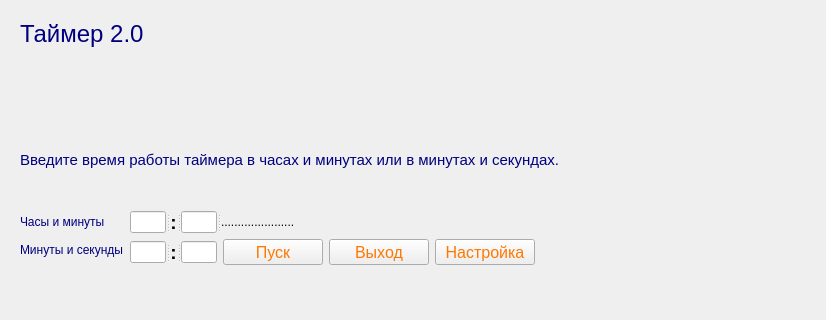
<?xml version="1.0" encoding="UTF-8"?>
<ui version="4.0">
 <class>Timer2</class>
 <widget class="QMainWindow" name="Timer2">
  <property name="geometry">
   <rect>
    <x>0</x>
    <y>0</y>
    <width>765</width>
    <height>320</height>
   </rect>
  </property>
  <property name="windowTitle">
   <string>MainWindow</string>
  </property>
  <widget class="QWidget" name="centralwidget">
   <layout class="QVBoxLayout" name="verticalLayout">
    <property name="leftMargin">
     <number>20</number>
    </property>
    <property name="topMargin">
     <number>20</number>
    </property>
    <property name="rightMargin">
     <number>20</number>
    </property>
    <property name="bottomMargin">
     <number>20</number>
    </property>
    <item>
     <layout class="QFormLayout" name="formLayout_2">
      <item row="0" column="0">
       <widget class="QLabel" name="label">
        <property name="palette">
         <palette>
          <active>
           <colorrole role="WindowText">
            <brush brushstyle="SolidPattern">
             <color alpha="255">
              <red>0</red>
              <green>0</green>
              <blue>127</blue>
             </color>
            </brush>
           </colorrole>
           <colorrole role="Text">
            <brush brushstyle="SolidPattern">
             <color alpha="255">
              <red>0</red>
              <green>0</green>
              <blue>0</blue>
             </color>
            </brush>
           </colorrole>
          </active>
          <inactive>
           <colorrole role="WindowText">
            <brush brushstyle="SolidPattern">
             <color alpha="255">
              <red>0</red>
              <green>0</green>
              <blue>127</blue>
             </color>
            </brush>
           </colorrole>
           <colorrole role="Text">
            <brush brushstyle="SolidPattern">
             <color alpha="255">
              <red>0</red>
              <green>0</green>
              <blue>0</blue>
             </color>
            </brush>
           </colorrole>
          </inactive>
          <disabled>
           <colorrole role="WindowText">
            <brush brushstyle="SolidPattern">
             <color alpha="255">
              <red>120</red>
              <green>120</green>
              <blue>120</blue>
             </color>
            </brush>
           </colorrole>
           <colorrole role="Text">
            <brush brushstyle="SolidPattern">
             <color alpha="255">
              <red>120</red>
              <green>120</green>
              <blue>120</blue>
             </color>
            </brush>
           </colorrole>
          </disabled>
         </palette>
        </property>
        <property name="font">
         <font>
          <pointsize>18</pointsize>
         </font>
        </property>
        <property name="text">
         <string>Таймер 2.0             </string>
        </property>
       </widget>
      </item>
      <item row="0" column="1">
       <widget class="QLabel" name="label_7">
        <property name="sizePolicy">
         <sizepolicy hsizetype="Fixed" vsizetype="Fixed">
          <horstretch>0</horstretch>
          <verstretch>0</verstretch>
         </sizepolicy>
        </property>
        <property name="maximumSize">
         <size>
          <width>200</width>
          <height>200</height>
         </size>
        </property>
        <property name="text">
         <string/>
        </property>
        <property name="pixmap">
         <pixmap>images/2250.jpg</pixmap>
        </property>
        <property name="scaledContents">
         <bool>true</bool>
        </property>
       </widget>
      </item>
     </layout>
    </item>
    <item>
     <widget class="QLabel" name="label_2">
      <property name="maximumSize">
       <size>
        <width>1000</width>
        <height>16777215</height>
       </size>
      </property>
      <property name="palette">
       <palette>
        <active>
         <colorrole role="WindowText">
          <brush brushstyle="SolidPattern">
           <color alpha="255">
            <red>0</red>
            <green>0</green>
            <blue>127</blue>
           </color>
          </brush>
         </colorrole>
         <colorrole role="Text">
          <brush brushstyle="SolidPattern">
           <color alpha="255">
            <red>0</red>
            <green>0</green>
            <blue>0</blue>
           </color>
          </brush>
         </colorrole>
        </active>
        <inactive>
         <colorrole role="WindowText">
          <brush brushstyle="SolidPattern">
           <color alpha="255">
            <red>0</red>
            <green>0</green>
            <blue>127</blue>
           </color>
          </brush>
         </colorrole>
         <colorrole role="Text">
          <brush brushstyle="SolidPattern">
           <color alpha="255">
            <red>0</red>
            <green>0</green>
            <blue>0</blue>
           </color>
          </brush>
         </colorrole>
        </inactive>
        <disabled>
         <colorrole role="WindowText">
          <brush brushstyle="SolidPattern">
           <color alpha="255">
            <red>120</red>
            <green>120</green>
            <blue>120</blue>
           </color>
          </brush>
         </colorrole>
         <colorrole role="Text">
          <brush brushstyle="SolidPattern">
           <color alpha="255">
            <red>120</red>
            <green>120</green>
            <blue>120</blue>
           </color>
          </brush>
         </colorrole>
        </disabled>
       </palette>
      </property>
      <property name="font">
       <font>
        <pointsize>11</pointsize>
       </font>
      </property>
      <property name="text">
       <string>Введите время работы таймера в часах и минутах или в минутах и секундах.</string>
      </property>
     </widget>
    </item>
    <item>
     <layout class="QFormLayout" name="formLayout">
      <item row="0" column="0">
       <widget class="QLabel" name="label_3">
        <property name="minimumSize">
         <size>
          <width>69</width>
          <height>22</height>
         </size>
        </property>
        <property name="maximumSize">
         <size>
          <width>120</width>
          <height>22</height>
         </size>
        </property>
        <property name="palette">
         <palette>
          <active>
           <colorrole role="WindowText">
            <brush brushstyle="SolidPattern">
             <color alpha="255">
              <red>0</red>
              <green>0</green>
              <blue>127</blue>
             </color>
            </brush>
           </colorrole>
           <colorrole role="Text">
            <brush brushstyle="SolidPattern">
             <color alpha="255">
              <red>0</red>
              <green>0</green>
              <blue>0</blue>
             </color>
            </brush>
           </colorrole>
          </active>
          <inactive>
           <colorrole role="WindowText">
            <brush brushstyle="SolidPattern">
             <color alpha="255">
              <red>0</red>
              <green>0</green>
              <blue>127</blue>
             </color>
            </brush>
           </colorrole>
           <colorrole role="Text">
            <brush brushstyle="SolidPattern">
             <color alpha="255">
              <red>0</red>
              <green>0</green>
              <blue>0</blue>
             </color>
            </brush>
           </colorrole>
          </inactive>
          <disabled>
           <colorrole role="WindowText">
            <brush brushstyle="SolidPattern">
             <color alpha="255">
              <red>120</red>
              <green>120</green>
              <blue>120</blue>
             </color>
            </brush>
           </colorrole>
           <colorrole role="Text">
            <brush brushstyle="SolidPattern">
             <color alpha="255">
              <red>120</red>
              <green>120</green>
              <blue>120</blue>
             </color>
            </brush>
           </colorrole>
          </disabled>
         </palette>
        </property>
        <property name="text">
         <string>Часы и минуты</string>
        </property>
       </widget>
      </item>
      <item row="0" column="1">
       <widget class="QSplitter" name="splitter">
        <property name="orientation">
         <enum>Qt::Horizontal</enum>
        </property>
        <widget class="QLineEdit" name="lineEdit_HM_H">
         <property name="sizePolicy">
          <sizepolicy hsizetype="Fixed" vsizetype="Fixed">
           <horstretch>0</horstretch>
           <verstretch>0</verstretch>
          </sizepolicy>
         </property>
         <property name="minimumSize">
          <size>
           <width>24</width>
           <height>22</height>
          </size>
         </property>
         <property name="maximumSize">
          <size>
           <width>36</width>
           <height>22</height>
          </size>
         </property>
         <property name="palette">
          <palette>
           <active>
            <colorrole role="WindowText">
             <brush brushstyle="SolidPattern">
              <color alpha="255">
               <red>0</red>
               <green>0</green>
               <blue>0</blue>
              </color>
             </brush>
            </colorrole>
            <colorrole role="Text">
             <brush brushstyle="SolidPattern">
              <color alpha="255">
               <red>0</red>
               <green>255</green>
               <blue>0</blue>
              </color>
             </brush>
            </colorrole>
           </active>
           <inactive>
            <colorrole role="WindowText">
             <brush brushstyle="SolidPattern">
              <color alpha="255">
               <red>0</red>
               <green>0</green>
               <blue>0</blue>
              </color>
             </brush>
            </colorrole>
            <colorrole role="Text">
             <brush brushstyle="SolidPattern">
              <color alpha="255">
               <red>0</red>
               <green>255</green>
               <blue>0</blue>
              </color>
             </brush>
            </colorrole>
           </inactive>
           <disabled>
            <colorrole role="WindowText">
             <brush brushstyle="SolidPattern">
              <color alpha="255">
               <red>120</red>
               <green>120</green>
               <blue>120</blue>
              </color>
             </brush>
            </colorrole>
            <colorrole role="Text">
             <brush brushstyle="SolidPattern">
              <color alpha="255">
               <red>120</red>
               <green>120</green>
               <blue>120</blue>
              </color>
             </brush>
            </colorrole>
           </disabled>
          </palette>
         </property>
         <property name="font">
          <font>
           <pointsize>14</pointsize>
           <weight>50</weight>
           <bold>false</bold>
          </font>
         </property>
         <property name="toolTip">
          <string>Введите часы (0-23) или нажмите Tab</string>
         </property>
        </widget>
        <widget class="QLabel" name="label_4">
         <property name="sizePolicy">
          <sizepolicy hsizetype="Fixed" vsizetype="Fixed">
           <horstretch>0</horstretch>
           <verstretch>0</verstretch>
          </sizepolicy>
         </property>
         <property name="minimumSize">
          <size>
           <width>7</width>
           <height>22</height>
          </size>
         </property>
         <property name="maximumSize">
          <size>
           <width>7</width>
           <height>22</height>
          </size>
         </property>
         <property name="palette">
          <palette>
           <active>
            <colorrole role="WindowText">
             <brush brushstyle="SolidPattern">
              <color alpha="255">
               <red>0</red>
               <green>0</green>
               <blue>0</blue>
              </color>
             </brush>
            </colorrole>
            <colorrole role="Text">
             <brush brushstyle="SolidPattern">
              <color alpha="255">
               <red>0</red>
               <green>255</green>
               <blue>0</blue>
              </color>
             </brush>
            </colorrole>
           </active>
           <inactive>
            <colorrole role="WindowText">
             <brush brushstyle="SolidPattern">
              <color alpha="255">
               <red>0</red>
               <green>0</green>
               <blue>0</blue>
              </color>
             </brush>
            </colorrole>
            <colorrole role="Text">
             <brush brushstyle="SolidPattern">
              <color alpha="255">
               <red>0</red>
               <green>255</green>
               <blue>0</blue>
              </color>
             </brush>
            </colorrole>
           </inactive>
           <disabled>
            <colorrole role="WindowText">
             <brush brushstyle="SolidPattern">
              <color alpha="255">
               <red>120</red>
               <green>120</green>
               <blue>120</blue>
              </color>
             </brush>
            </colorrole>
            <colorrole role="Text">
             <brush brushstyle="SolidPattern">
              <color alpha="255">
               <red>120</red>
               <green>120</green>
               <blue>120</blue>
              </color>
             </brush>
            </colorrole>
           </disabled>
          </palette>
         </property>
         <property name="font">
          <font>
           <pointsize>14</pointsize>
           <weight>75</weight>
           <bold>true</bold>
          </font>
         </property>
         <property name="text">
          <string>:</string>
         </property>
         <property name="alignment">
          <set>Qt::AlignCenter</set>
         </property>
        </widget>
        <widget class="QLineEdit" name="lineEdit_HM_M">
         <property name="sizePolicy">
          <sizepolicy hsizetype="Fixed" vsizetype="Fixed">
           <horstretch>0</horstretch>
           <verstretch>0</verstretch>
          </sizepolicy>
         </property>
         <property name="minimumSize">
          <size>
           <width>24</width>
           <height>22</height>
          </size>
         </property>
         <property name="maximumSize">
          <size>
           <width>36</width>
           <height>22</height>
          </size>
         </property>
         <property name="palette">
          <palette>
           <active>
            <colorrole role="WindowText">
             <brush brushstyle="SolidPattern">
              <color alpha="255">
               <red>0</red>
               <green>0</green>
               <blue>0</blue>
              </color>
             </brush>
            </colorrole>
            <colorrole role="Text">
             <brush brushstyle="SolidPattern">
              <color alpha="255">
               <red>0</red>
               <green>255</green>
               <blue>0</blue>
              </color>
             </brush>
            </colorrole>
           </active>
           <inactive>
            <colorrole role="WindowText">
             <brush brushstyle="SolidPattern">
              <color alpha="255">
               <red>0</red>
               <green>0</green>
               <blue>0</blue>
              </color>
             </brush>
            </colorrole>
            <colorrole role="Text">
             <brush brushstyle="SolidPattern">
              <color alpha="255">
               <red>0</red>
               <green>255</green>
               <blue>0</blue>
              </color>
             </brush>
            </colorrole>
           </inactive>
           <disabled>
            <colorrole role="WindowText">
             <brush brushstyle="SolidPattern">
              <color alpha="255">
               <red>120</red>
               <green>120</green>
               <blue>120</blue>
              </color>
             </brush>
            </colorrole>
            <colorrole role="Text">
             <brush brushstyle="SolidPattern">
              <color alpha="255">
               <red>120</red>
               <green>120</green>
               <blue>120</blue>
              </color>
             </brush>
            </colorrole>
           </disabled>
          </palette>
         </property>
         <property name="font">
          <font>
           <pointsize>14</pointsize>
           <weight>75</weight>
           <bold>true</bold>
          </font>
         </property>
         <property name="toolTip">
          <string>Введите минуты (0-59)</string>
         </property>
        </widget>
        <widget class="QLabel" name="lblSec">
         <property name="text">
          <string>......................</string>
         </property>
        </widget>
       </widget>
      </item>
      <item row="1" column="0">
       <widget class="QLabel" name="label_6">
        <property name="sizePolicy">
         <sizepolicy hsizetype="Fixed" vsizetype="Fixed">
          <horstretch>0</horstretch>
          <verstretch>0</verstretch>
         </sizepolicy>
        </property>
        <property name="minimumSize">
         <size>
          <width>69</width>
          <height>22</height>
         </size>
        </property>
        <property name="maximumSize">
         <size>
          <width>120</width>
          <height>22</height>
         </size>
        </property>
        <property name="palette">
         <palette>
          <active>
           <colorrole role="WindowText">
            <brush brushstyle="SolidPattern">
             <color alpha="255">
              <red>0</red>
              <green>0</green>
              <blue>127</blue>
             </color>
            </brush>
           </colorrole>
           <colorrole role="Text">
            <brush brushstyle="SolidPattern">
             <color alpha="255">
              <red>0</red>
              <green>0</green>
              <blue>0</blue>
             </color>
            </brush>
           </colorrole>
          </active>
          <inactive>
           <colorrole role="WindowText">
            <brush brushstyle="SolidPattern">
             <color alpha="255">
              <red>0</red>
              <green>0</green>
              <blue>127</blue>
             </color>
            </brush>
           </colorrole>
           <colorrole role="Text">
            <brush brushstyle="SolidPattern">
             <color alpha="255">
              <red>0</red>
              <green>0</green>
              <blue>0</blue>
             </color>
            </brush>
           </colorrole>
          </inactive>
          <disabled>
           <colorrole role="WindowText">
            <brush brushstyle="SolidPattern">
             <color alpha="255">
              <red>120</red>
              <green>120</green>
              <blue>120</blue>
             </color>
            </brush>
           </colorrole>
           <colorrole role="Text">
            <brush brushstyle="SolidPattern">
             <color alpha="255">
              <red>120</red>
              <green>120</green>
              <blue>120</blue>
             </color>
            </brush>
           </colorrole>
          </disabled>
         </palette>
        </property>
        <property name="text">
         <string>Минуты и секунды</string>
        </property>
       </widget>
      </item>
      <item row="1" column="1">
       <layout class="QHBoxLayout" name="horizontalLayout">
        <item>
         <widget class="QSplitter" name="splitter_2">
          <property name="sizePolicy">
           <sizepolicy hsizetype="Fixed" vsizetype="Fixed">
            <horstretch>0</horstretch>
            <verstretch>0</verstretch>
           </sizepolicy>
          </property>
          <property name="orientation">
           <enum>Qt::Horizontal</enum>
          </property>
          <widget class="QLineEdit" name="lineEdit_MS_M">
           <property name="sizePolicy">
            <sizepolicy hsizetype="Fixed" vsizetype="Fixed">
             <horstretch>0</horstretch>
             <verstretch>0</verstretch>
            </sizepolicy>
           </property>
           <property name="maximumSize">
            <size>
             <width>36</width>
             <height>22</height>
            </size>
           </property>
           <property name="palette">
            <palette>
             <active>
              <colorrole role="WindowText">
               <brush brushstyle="SolidPattern">
                <color alpha="255">
                 <red>0</red>
                 <green>0</green>
                 <blue>0</blue>
                </color>
               </brush>
              </colorrole>
              <colorrole role="Text">
               <brush brushstyle="SolidPattern">
                <color alpha="255">
                 <red>0</red>
                 <green>255</green>
                 <blue>0</blue>
                </color>
               </brush>
              </colorrole>
             </active>
             <inactive>
              <colorrole role="WindowText">
               <brush brushstyle="SolidPattern">
                <color alpha="255">
                 <red>0</red>
                 <green>0</green>
                 <blue>0</blue>
                </color>
               </brush>
              </colorrole>
              <colorrole role="Text">
               <brush brushstyle="SolidPattern">
                <color alpha="255">
                 <red>0</red>
                 <green>255</green>
                 <blue>0</blue>
                </color>
               </brush>
              </colorrole>
             </inactive>
             <disabled>
              <colorrole role="WindowText">
               <brush brushstyle="SolidPattern">
                <color alpha="255">
                 <red>120</red>
                 <green>120</green>
                 <blue>120</blue>
                </color>
               </brush>
              </colorrole>
              <colorrole role="Text">
               <brush brushstyle="SolidPattern">
                <color alpha="255">
                 <red>120</red>
                 <green>120</green>
                 <blue>120</blue>
                </color>
               </brush>
              </colorrole>
             </disabled>
            </palette>
           </property>
           <property name="font">
            <font>
             <pointsize>14</pointsize>
             <weight>75</weight>
             <bold>true</bold>
            </font>
           </property>
           <property name="toolTip">
            <string>Введите минуты (0-59) или нажмите Tab</string>
           </property>
          </widget>
          <widget class="QLabel" name="label_5">
           <property name="sizePolicy">
            <sizepolicy hsizetype="Fixed" vsizetype="Fixed">
             <horstretch>0</horstretch>
             <verstretch>0</verstretch>
            </sizepolicy>
           </property>
           <property name="maximumSize">
            <size>
             <width>7</width>
             <height>22</height>
            </size>
           </property>
           <property name="palette">
            <palette>
             <active>
              <colorrole role="WindowText">
               <brush brushstyle="SolidPattern">
                <color alpha="255">
                 <red>0</red>
                 <green>0</green>
                 <blue>0</blue>
                </color>
               </brush>
              </colorrole>
              <colorrole role="Text">
               <brush brushstyle="SolidPattern">
                <color alpha="255">
                 <red>0</red>
                 <green>255</green>
                 <blue>0</blue>
                </color>
               </brush>
              </colorrole>
             </active>
             <inactive>
              <colorrole role="WindowText">
               <brush brushstyle="SolidPattern">
                <color alpha="255">
                 <red>0</red>
                 <green>0</green>
                 <blue>0</blue>
                </color>
               </brush>
              </colorrole>
              <colorrole role="Text">
               <brush brushstyle="SolidPattern">
                <color alpha="255">
                 <red>0</red>
                 <green>255</green>
                 <blue>0</blue>
                </color>
               </brush>
              </colorrole>
             </inactive>
             <disabled>
              <colorrole role="WindowText">
               <brush brushstyle="SolidPattern">
                <color alpha="255">
                 <red>120</red>
                 <green>120</green>
                 <blue>120</blue>
                </color>
               </brush>
              </colorrole>
              <colorrole role="Text">
               <brush brushstyle="SolidPattern">
                <color alpha="255">
                 <red>120</red>
                 <green>120</green>
                 <blue>120</blue>
                </color>
               </brush>
              </colorrole>
             </disabled>
            </palette>
           </property>
           <property name="font">
            <font>
             <pointsize>14</pointsize>
             <weight>75</weight>
             <bold>true</bold>
            </font>
           </property>
           <property name="text">
            <string>:</string>
           </property>
           <property name="alignment">
            <set>Qt::AlignCenter</set>
           </property>
          </widget>
          <widget class="QLineEdit" name="lineEdit_MS_S">
           <property name="sizePolicy">
            <sizepolicy hsizetype="Fixed" vsizetype="Fixed">
             <horstretch>0</horstretch>
             <verstretch>0</verstretch>
            </sizepolicy>
           </property>
           <property name="maximumSize">
            <size>
             <width>36</width>
             <height>22</height>
            </size>
           </property>
           <property name="palette">
            <palette>
             <active>
              <colorrole role="WindowText">
               <brush brushstyle="SolidPattern">
                <color alpha="255">
                 <red>0</red>
                 <green>0</green>
                 <blue>0</blue>
                </color>
               </brush>
              </colorrole>
              <colorrole role="Text">
               <brush brushstyle="SolidPattern">
                <color alpha="255">
                 <red>0</red>
                 <green>255</green>
                 <blue>0</blue>
                </color>
               </brush>
              </colorrole>
             </active>
             <inactive>
              <colorrole role="WindowText">
               <brush brushstyle="SolidPattern">
                <color alpha="255">
                 <red>0</red>
                 <green>0</green>
                 <blue>0</blue>
                </color>
               </brush>
              </colorrole>
              <colorrole role="Text">
               <brush brushstyle="SolidPattern">
                <color alpha="255">
                 <red>0</red>
                 <green>255</green>
                 <blue>0</blue>
                </color>
               </brush>
              </colorrole>
             </inactive>
             <disabled>
              <colorrole role="WindowText">
               <brush brushstyle="SolidPattern">
                <color alpha="255">
                 <red>120</red>
                 <green>120</green>
                 <blue>120</blue>
                </color>
               </brush>
              </colorrole>
              <colorrole role="Text">
               <brush brushstyle="SolidPattern">
                <color alpha="255">
                 <red>120</red>
                 <green>120</green>
                 <blue>120</blue>
                </color>
               </brush>
              </colorrole>
             </disabled>
            </palette>
           </property>
           <property name="font">
            <font>
             <pointsize>14</pointsize>
             <weight>75</weight>
             <bold>true</bold>
            </font>
           </property>
           <property name="toolTip">
            <string>Введите секунды (0-59)</string>
           </property>
          </widget>
         </widget>
        </item>
        <item>
         <widget class="QPushButton" name="btnStart">
          <property name="sizePolicy">
           <sizepolicy hsizetype="Fixed" vsizetype="Fixed">
            <horstretch>0</horstretch>
            <verstretch>0</verstretch>
           </sizepolicy>
          </property>
          <property name="minimumSize">
           <size>
            <width>100</width>
            <height>26</height>
           </size>
          </property>
          <property name="maximumSize">
           <size>
            <width>100</width>
            <height>26</height>
           </size>
          </property>
          <property name="palette">
           <palette>
            <active>
             <colorrole role="Text">
              <brush brushstyle="SolidPattern">
               <color alpha="255">
                <red>0</red>
                <green>0</green>
                <blue>0</blue>
               </color>
              </brush>
             </colorrole>
             <colorrole role="ButtonText">
              <brush brushstyle="SolidPattern">
               <color alpha="255">
                <red>255</red>
                <green>119</green>
                <blue>0</blue>
               </color>
              </brush>
             </colorrole>
            </active>
            <inactive>
             <colorrole role="Text">
              <brush brushstyle="SolidPattern">
               <color alpha="255">
                <red>0</red>
                <green>0</green>
                <blue>0</blue>
               </color>
              </brush>
             </colorrole>
             <colorrole role="ButtonText">
              <brush brushstyle="SolidPattern">
               <color alpha="255">
                <red>255</red>
                <green>119</green>
                <blue>0</blue>
               </color>
              </brush>
             </colorrole>
            </inactive>
            <disabled>
             <colorrole role="Text">
              <brush brushstyle="SolidPattern">
               <color alpha="255">
                <red>120</red>
                <green>120</green>
                <blue>120</blue>
               </color>
              </brush>
             </colorrole>
             <colorrole role="ButtonText">
              <brush brushstyle="SolidPattern">
               <color alpha="255">
                <red>120</red>
                <green>120</green>
                <blue>120</blue>
               </color>
              </brush>
             </colorrole>
            </disabled>
           </palette>
          </property>
          <property name="font">
           <font>
            <pointsize>12</pointsize>
           </font>
          </property>
          <property name="text">
           <string>Пуск</string>
          </property>
          <property name="autoDefault">
           <bool>true</bool>
          </property>
         </widget>
        </item>
        <item>
         <widget class="QPushButton" name="btnQuit">
          <property name="sizePolicy">
           <sizepolicy hsizetype="Fixed" vsizetype="Fixed">
            <horstretch>0</horstretch>
            <verstretch>0</verstretch>
           </sizepolicy>
          </property>
          <property name="minimumSize">
           <size>
            <width>100</width>
            <height>26</height>
           </size>
          </property>
          <property name="maximumSize">
           <size>
            <width>100</width>
            <height>26</height>
           </size>
          </property>
          <property name="palette">
           <palette>
            <active>
             <colorrole role="Text">
              <brush brushstyle="SolidPattern">
               <color alpha="255">
                <red>0</red>
                <green>0</green>
                <blue>0</blue>
               </color>
              </brush>
             </colorrole>
             <colorrole role="ButtonText">
              <brush brushstyle="SolidPattern">
               <color alpha="255">
                <red>255</red>
                <green>119</green>
                <blue>0</blue>
               </color>
              </brush>
             </colorrole>
            </active>
            <inactive>
             <colorrole role="Text">
              <brush brushstyle="SolidPattern">
               <color alpha="255">
                <red>0</red>
                <green>0</green>
                <blue>0</blue>
               </color>
              </brush>
             </colorrole>
             <colorrole role="ButtonText">
              <brush brushstyle="SolidPattern">
               <color alpha="255">
                <red>255</red>
                <green>119</green>
                <blue>0</blue>
               </color>
              </brush>
             </colorrole>
            </inactive>
            <disabled>
             <colorrole role="Text">
              <brush brushstyle="SolidPattern">
               <color alpha="255">
                <red>120</red>
                <green>120</green>
                <blue>120</blue>
               </color>
              </brush>
             </colorrole>
             <colorrole role="ButtonText">
              <brush brushstyle="SolidPattern">
               <color alpha="255">
                <red>120</red>
                <green>120</green>
                <blue>120</blue>
               </color>
              </brush>
             </colorrole>
            </disabled>
           </palette>
          </property>
          <property name="font">
           <font>
            <pointsize>12</pointsize>
           </font>
          </property>
          <property name="text">
           <string>Выход</string>
          </property>
          <property name="autoDefault">
           <bool>true</bool>
          </property>
         </widget>
        </item>
        <item>
         <widget class="QPushButton" name="btnTunes">
          <property name="sizePolicy">
           <sizepolicy hsizetype="Fixed" vsizetype="Fixed">
            <horstretch>0</horstretch>
            <verstretch>0</verstretch>
           </sizepolicy>
          </property>
          <property name="minimumSize">
           <size>
            <width>100</width>
            <height>26</height>
           </size>
          </property>
          <property name="maximumSize">
           <size>
            <width>100</width>
            <height>26</height>
           </size>
          </property>
          <property name="palette">
           <palette>
            <active>
             <colorrole role="Text">
              <brush brushstyle="SolidPattern">
               <color alpha="255">
                <red>0</red>
                <green>0</green>
                <blue>0</blue>
               </color>
              </brush>
             </colorrole>
             <colorrole role="ButtonText">
              <brush brushstyle="SolidPattern">
               <color alpha="255">
                <red>255</red>
                <green>119</green>
                <blue>0</blue>
               </color>
              </brush>
             </colorrole>
            </active>
            <inactive>
             <colorrole role="Text">
              <brush brushstyle="SolidPattern">
               <color alpha="255">
                <red>0</red>
                <green>0</green>
                <blue>0</blue>
               </color>
              </brush>
             </colorrole>
             <colorrole role="ButtonText">
              <brush brushstyle="SolidPattern">
               <color alpha="255">
                <red>255</red>
                <green>119</green>
                <blue>0</blue>
               </color>
              </brush>
             </colorrole>
            </inactive>
            <disabled>
             <colorrole role="Text">
              <brush brushstyle="SolidPattern">
               <color alpha="255">
                <red>120</red>
                <green>120</green>
                <blue>120</blue>
               </color>
              </brush>
             </colorrole>
             <colorrole role="ButtonText">
              <brush brushstyle="SolidPattern">
               <color alpha="255">
                <red>120</red>
                <green>120</green>
                <blue>120</blue>
               </color>
              </brush>
             </colorrole>
            </disabled>
           </palette>
          </property>
          <property name="font">
           <font>
            <pointsize>12</pointsize>
           </font>
          </property>
          <property name="text">
           <string>Настройка</string>
          </property>
          <property name="autoDefault">
           <bool>true</bool>
          </property>
         </widget>
        </item>
       </layout>
      </item>
     </layout>
    </item>
   </layout>
  </widget>
 </widget>
 <tabstops>
  <tabstop>lineEdit_MS_M</tabstop>
  <tabstop>lineEdit_MS_S</tabstop>
  <tabstop>lineEdit_HM_H</tabstop>
  <tabstop>lineEdit_HM_M</tabstop>
  <tabstop>btnStart</tabstop>
  <tabstop>btnQuit</tabstop>
  <tabstop>btnTunes</tabstop>
 </tabstops>
 <resources/>
 <connections/>
</ui>
